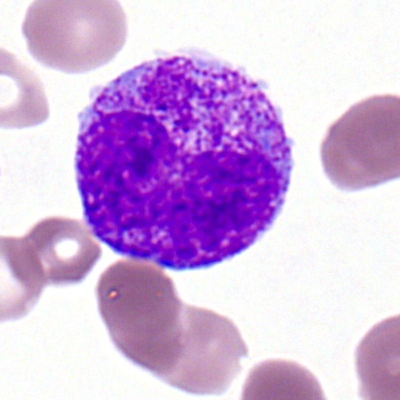
#> input picture streamlit/src/data/images/app_dataset/MMY/MMY_0002_false.tiff, 400 x 400 px, found by its file name; its folder holds 4 pictures in this run
$ jupyter execute --allow-errors 'df_sane (v1).ipynb'   (shell and % lines are left out)
#> lines starting #> are read from the running program, lines starting #| are printed output that depends on the picture; pictures that were not available may be replaced by others from this repository, and a replacement may not be noted
[cell 1]

import numpy as np
import pandas as pd
import matplotlib.pyplot as plt
import seaborn as sns

from os import listdir
from os.path import isfile, join

##### Récupération du chemin d'accès des images
# Un dossier parent "root"
# Dans ce dossier, 8 sous-dossiers, un pour chaque type de cellule

files = []
ids = []
labels = []

path_gen = r".\Sane"
path_loc = [r"\basophil",r"\eosinophil",r"\erythroblast",r"\ig",
            r"\lymphocyte",r"\monocyte",r"\neutrophil",r"\platelet"]

for x in path_loc:
    path = path_gen + x
    files.extend([join(path, f)  for f in listdir(path)])

##### Création d'un DataFrame
df = pd.DataFrame(columns = ["path", "id", "label"])

df["path"] = files
df["id"] = df["path"].apply(lambda x : x.split('_')[1][:-4])
df["label"] = df["path"].apply(lambda x : x.split('_')[0].split('\\')[-1])

## Attention, certaines images ont le même id

[cell 2]
# Fusion des "sous-classes" : MY, MMY & PMY => IG  ;  SNE, NEUTROPHIL => BNE
df["label"] = df["label"].replace(to_replace = ["SNE","NEUTROPHIL","MY","MMY","PMY"],
                                  value = ["BNE","BNE","IG","IG","IG"])

# Décompte des cellules par catégories
print(df["label"].value_counts())

# Stockage de chacun des 8 labels dans la liste classes
classes = df["label"].value_counts().index.to_list()

# Aperçu du DataFrame
df.head()

[cell 3]
###### Afficher une image au hasard ######
i = np.random.randint(0,len(df))
img = plt.imread(df.loc[i,"path"])
#> img is the input picture: shape (400, 400, 4); mean R, G, B, A 208.9, 176.2, 222.4, 255

# Caractéristiques de l'image :
# Images RGB : (M,N,3)   M*N pixels, 3 canaux (rouge, vert, bleu)
print("Type de img : ",type(img))
#| Type de img :  <class 'numpy.ndarray'>
print("Shape de img : ",img.shape)
#| Shape de img :  (400, 400, 4)

pix_height = img.shape[0]
#> pix_height = 400
pix_width = img.shape[1]
#> pix_width = 400

fig0 = plt.figure()
plt.imshow(img)
plt.title(df.loc[i,"label"])
plt.show()

[cell 4]
###### Taille des images ######
M = []
N = []
for file in df["path"]:
    img = plt.imread(file)
    M.append(img.shape[0])
    N.append(img.shape[1])

df["height"] = M
df["width"] = N

[cell 5]
print(df["height"].value_counts().sort_index())
print("--------------------------------------")
print(df["width"].value_counts().sort_index())
print("--------------------------------------")

# Quelques surprises au niveau de la taille des images... On rabote ?
pix_height = min(df["height"])
pix_width = min(df["width"])
print("Min Height : %i ; Min Width : %i"%(min(df["height"]),min(df["width"])))
print("--------------------------------------")

# Utile pour plus loin (cf. cellules "moyennes")
pix_height = min(pix_height,pix_width)
pix_width = pix_height

print("Min Height : %i ; Min Width : %i"%(pix_width, pix_height))

[cell 6]
plt.figure(figsize = (15,6))
plt.subplot(1,2,1)
sns.histplot(x = "height", bins = 10, data = df)
plt.xlabel('Height')
plt.ylabel('Number of images')

plt.subplot(1,2,2)
sns.histplot(x = "width", bins = 10, data = df)
plt.xlabel('Width')
plt.ylabel('Number of images')
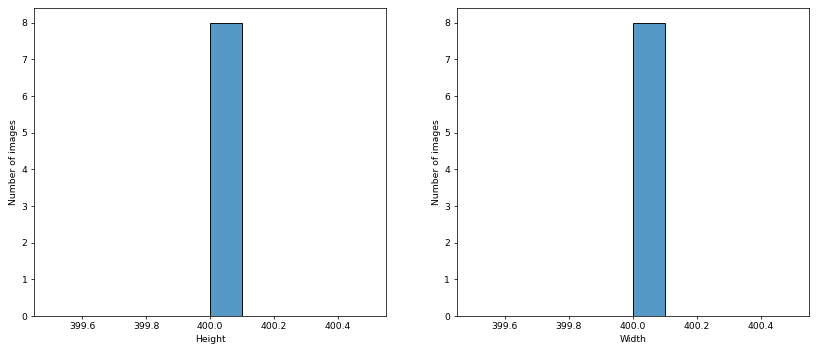
#> figure drawn by matplotlib, 2 panels; panel 1: tallest bar 8 high, from x = 400 to 400.1; panel 2: tallest bar 8 high, from x = 400 to 400.1

[cell 7]
###### Décomposition en trois canaux ######

i = np.random.randint(0,len(df))
img = plt.imread(df.loc[i,"path"])

#img = plt.imread('afqqm.jpg')  ## TEST validité décomposition RGB

fig4 = plt.figure(figsize = (20,10))
plt.subplot(2,2,1)
plt.imshow(img)
plt.title(df.loc[i,"label"])

colors = ['Reds','Greens','Blues']
for j in range(3):
    canal = img[:,:,j]
    plt.subplot(2,2,j+2)
    plt.imshow(canal, cmap = colors[j])
    plt.title(df.loc[i,"label"])
    plt.colorbar(orientation = "horizontal")
#> this loop made 3 passes
#> pass 1, `canal = img[:,:,j]`:
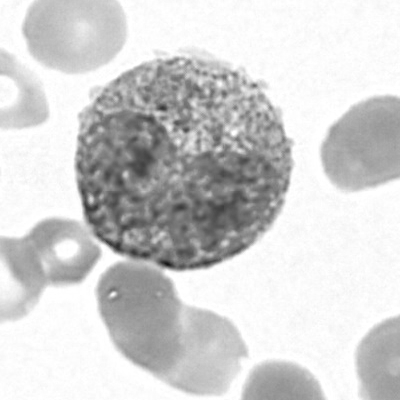
#> canal: shape (400, 400); min 21, max 255, mean 208.9
#> pass 2, `canal = img[:,:,j]`:
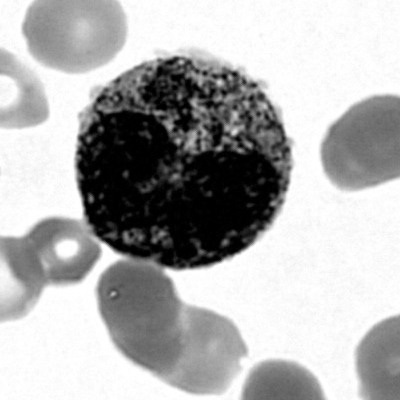
#> canal: shape (400, 400); min 0, max 255, mean 176.2
#> pass 3, `canal = img[:,:,j]`:
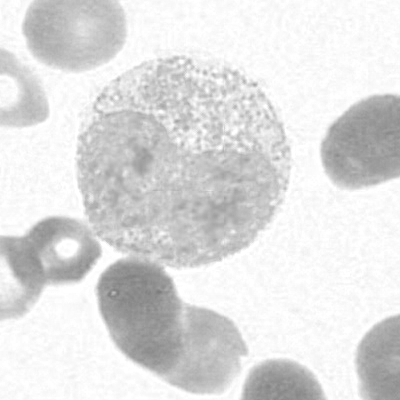
#> canal: shape (400, 400); min 124, max 255, mean 222.4
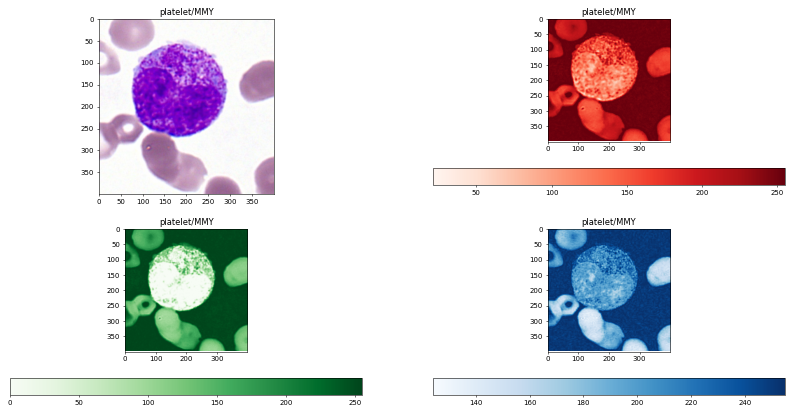
#> figure drawn by matplotlib, 7 panels

[cell 8]
###### Analyse de la luminosité, classe par classe ######
## Certaines cellules ont une teinte différente par rapport aux autres (cf. éosinophiles) : dans ce cas une
## différence de teinte n'est pas un biais mais un possible critère de sélection...

## Passage en noir et blanc pour vérifier s'il y a différence de luminosité entre chaque catégorie de cellule.

i = np.random.randint(0,len(df))
img = plt.imread(df.loc[i,"path"])
img_grey = img.mean(axis = 2)                 # On moyenne sur les 3 canaux pour avoir les niveaux de gris
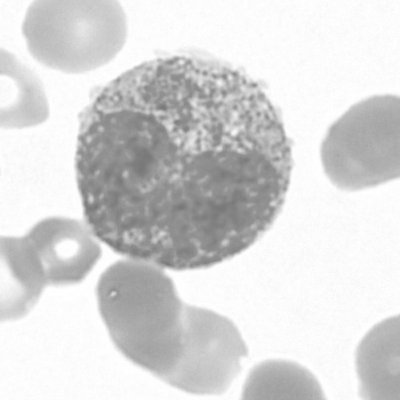
#> img_grey: shape (400, 400) float64; min 118.8, max 255, mean 215.6

fig6 = plt.figure()
fig6.add_subplot(2,2,1)
plt.imshow(img)

fig6.add_subplot(2,2,2)
plt.imshow(img_grey, cmap = 'binary')

#fig6.add_subplot(2,2,3)

#fig6.add_subplot(2,2,4)

# Le noyau de la cellule d'intérêt vire au blanc : peut-être une piste pour se débarrasser des globules rouges en fond.

[cell 9]
## Calcul de la luminosité moyenne de chaque image

lum = []
for file in df["path"]:
    lum.append(np.mean(plt.imread(file)))

df["mean_brightness"] = lum
df.head()

[cell 10]
plt.figure(figsize = (16,6))
plt.subplot(1,2,1)
sns.boxplot(x = "label", y = "mean_brightness", data = df)

plt.subplot(1,2,2)
sns.kdeplot(x = "mean_brightness", hue = "label", data = df)

# Biais de luminosité moyenne pour ERB (erythroblastes), PLATELET (plaquettes), MO (monocytes, en moindre mesure)
# Outliers (faible luminosité) dans toutes les classes.
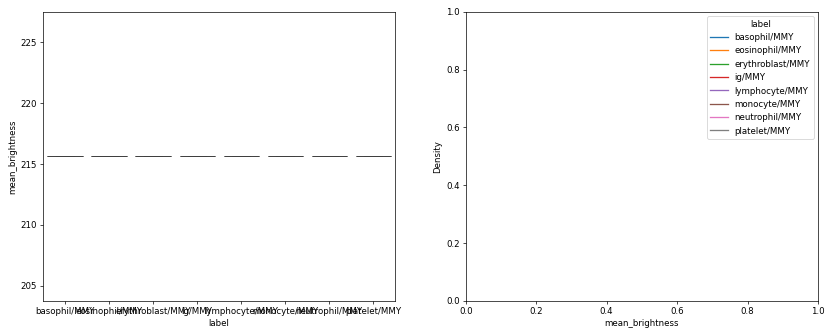
#> figure drawn by matplotlib, 1 panel
